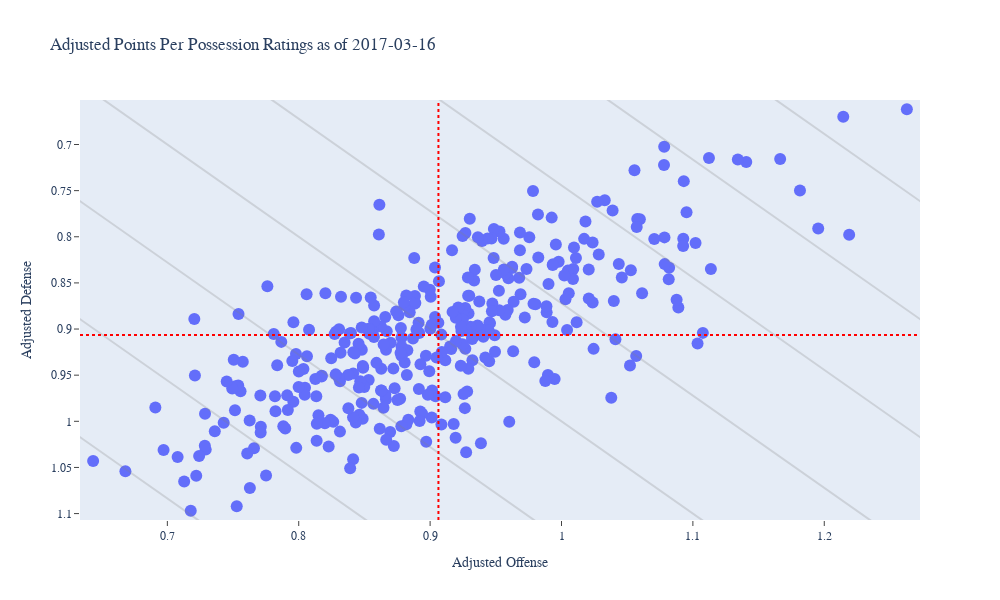

The code cell stored with this chart in its notebook:
### Code cell
import plotly.express as px

fig = px.scatter(
    df_ppp_all,
    x='Adjusted Offense',
    y='Adjusted Defense',
    hover_data='Team',
    title=f'Adjusted Points Per Possession Ratings as of {df["Date"].max().strftime("%Y-%m-%d")}',
    width=1_000, height=600,
)

fig.update_layout(
    font_family='monospace',
    hovermode='closest',
    yaxis=dict(
        showgrid=False,
        ticks='outside',
    ),
    xaxis=dict(
        showgrid=False,
        ticks='outside',
    ),
    xaxis_range=(df_ppp_all['Adjusted Offense'].min()-0.01, df_ppp_all['Adjusted Offense'].max()+0.01),
    yaxis_range=(df_ppp_all['Adjusted Defense'].max()+0.01, df_ppp_all['Adjusted Defense'].min()-0.01),
)

fig.update_traces(marker=dict(size=12))

fig.add_vline(
    x=df_ppp_all['Adjusted Offense'].mean(),
    line=dict(color="red", width=2, dash="dot")
)

fig.add_hline(
    y=df_ppp_all['Adjusted Defense'].mean(),
    line=dict(color="red", width=2, dash="dot")
)

# sloped gridlines
minimum = min(df_ppp_all['Adjusted Offense'].min(), df_ppp_all['Adjusted Defense'].min())-0.01
maximum = max(df_ppp_all['Adjusted Offense'].max(), df_ppp_all['Adjusted Defense'].max())+0.01

for offset in np.linspace(0, maximum-minimum, 6):
    fig.add_scatter(
        x=(minimum+offset, maximum+offset),
        y=(minimum, maximum),
        mode='lines',
        line_color='grey',
        opacity=0.25,
        showlegend=False,
        hoverinfo='skip'
    )

    if offset:
        fig.add_scatter(
            x=(minimum-offset, maximum-offset),
            y=(minimum, maximum),
            mode='lines',
            line_color='grey',
            opacity=0.25,
            showlegend=False,
            hoverinfo='skip'
        )

fig.show()

### Figure 1 — Plotly figure (JSON) as saved in the notebook; plotly's stock layout.template omitted (floating-point values rounded to 4 significant figures; data arrays with more than 128 entries replaced by an {"elided": "..."} marker saying what was removed)
{"data": [{"customdata": {"elided": "349x1 str values"}, "hovertemplate": "Adjusted Offense=%{x}<br>Adjusted Defense=%{y}<br>Team=%{customdata[0]}<extra></extra>", "legendgroup": "", "marker": {"color": "#636efa", "size": 12, "symbol": "circle"}, "mode": "markers", "name": "", "orientation": "v", "showlegend": false, "type": "scatter", "x": {"elided": "349 float values"}, "xaxis": "x", "y": {"elided": "349 float values"}, "yaxis": "y"}, {"hoverinfo": "skip", "line": {"color": "grey"}, "mode": "lines", "opacity": 0.25, "showlegend": false, "type": "scatter", "x": [0.6335, 1.273], "y": [0.6335, 1.273]}, {"hoverinfo": "skip", "line": {"color": "grey"}, "mode": "lines", "opacity": 0.25, "showlegend": false, "type": "scatter", "x": [0.7614, 1.401], "y": [0.6335, 1.273]}, {"hoverinfo": "skip", "line": {"color": "grey"}, "mode": "lines", "opacity": 0.25, "showlegend": false, "type": "scatter", "x": [0.5056, 1.145], "y": [0.6335, 1.273]}, {"hoverinfo": "skip", "line": {"color": "grey"}, "mode": "lines", "opacity": 0.25, "showlegend": false, "type": "scatter", "x": [0.8893, 1.529], "y": [0.6335, 1.273]}, {"hoverinfo": "skip", "line": {"color": "grey"}, "mode": "lines", "opacity": 0.25, "showlegend": false, "type": "scatter", "x": [0.3778, 1.017], "y": [0.6335, 1.273]}, {"hoverinfo": "skip", "line": {"color": "grey"}, "mode": "lines", "opacity": 0.25, "showlegend": false, "type": "scatter", "x": [1.017, 1.656], "y": [0.6335, 1.273]}, {"hoverinfo": "skip", "line": {"color": "grey"}, "mode": "lines", "opacity": 0.25, "showlegend": false, "type": "scatter", "x": [0.2499, 0.8893], "y": [0.6335, 1.273]}, {"hoverinfo": "skip", "line": {"color": "grey"}, "mode": "lines", "opacity": 0.25, "showlegend": false, "type": "scatter", "x": [1.145, 1.784], "y": [0.6335, 1.273]}, {"hoverinfo": "skip", "line": {"color": "grey"}, "mode": "lines", "opacity": 0.25, "showlegend": false, "type": "scatter", "x": [0.122, 0.7614], "y": [0.6335, 1.273]}, {"hoverinfo": "skip", "line": {"color": "grey"}, "mode": "lines", "opacity": 0.25, "showlegend": false, "type": "scatter", "x": [1.273, 1.912], "y": [0.6335, 1.273]}, {"hoverinfo": "skip", "line": {"color": "grey"}, "mode": "lines", "opacity": 0.25, "showlegend": false, "type": "scatter", "x": [-0.005832, 0.6335], "y": [0.6335, 1.273]}], "layout": {"font": {"family": "monospace"}, "height": 600, "hovermode": "closest", "legend": {"tracegroupgap": 0}, "shapes": [{"line": {"color": "red", "dash": "dot", "width": 2}, "type": "line", "x0": 0.9063, "x1": 0.9063, "xref": "x", "y0": 0, "y1": 1, "yref": "y domain"}, {"line": {"color": "red", "dash": "dot", "width": 2}, "type": "line", "x0": 0, "x1": 1, "xref": "x domain", "y0": 0.9063, "y1": 0.9063, "yref": "y"}], "title": {"text": "Adjusted Points Per Possession Ratings as of 2017-03-16"}, "width": 1000, "xaxis": {"anchor": "y", "domain": [0, 1], "range": [0.6335, 1.273], "showgrid": false, "ticks": "outside", "title": {"text": "Adjusted Offense"}}, "yaxis": {"anchor": "x", "domain": [0, 1], "range": [1.107, 0.6518], "showgrid": false, "ticks": "outside", "title": {"text": "Adjusted Defense"}}}}
